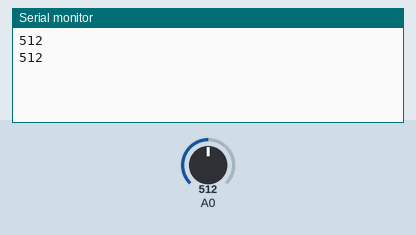
The sketch below on a simulated Arduino Uno, built with avr-gcc and run on an emulated ATmega328P. On the bench: the last lines printed to the serial monitor. The test bench sets the inputs (shaded band); at power-on: A0 = 512.

Above: at 2.8 s.
2.9 s: A0 set to 716
At 4.7 s:
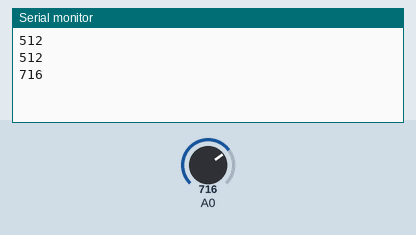
5.6 s: A0 set to 900
At 7.4 s:
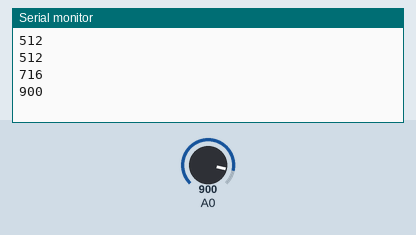
Timing chart, 0 to 8.9 s (numbered marks = the images above; inputs shaded):
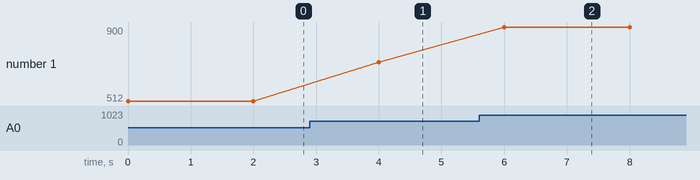

The sketch:

sketch_jun28b.ino
```cpp
void setup() {
  // put your setup code here, to run once:
pinMode(A0,INPUT);
Serial.begin(9600);
}

void loop() {
  // put your main code here, to run repeatedly:
int a=analogRead(A0);
Serial.println(a);
delay(2000);
}
```

Measured:
- after the input at 2.9 s, the serial monitor: prints a new line after 1.1 s (image 1)
- after the input at 5.6 s, the serial monitor: prints a new line after 0.40 s (image 2)
- plotted number 1: 512 → 716 after the input at 2.9 s, 716 → 900 after the input at 5.6 s
